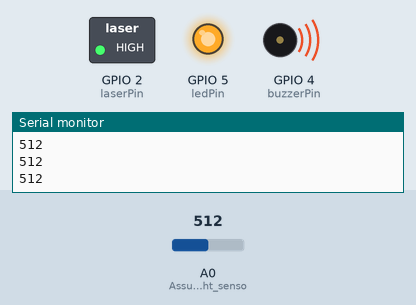
Simulated run of this sketch. Board: ESP8266 (NodeMCU). Shown: switched loads named in the sketch (green lamp = pin HIGH), output pins drawn as LEDs (lit = HIGH), buzzer (waves = sounding, pin HIGH), the last lines printed to the serial monitor. Inputs (shaded band) come from the test bench; at power-on: A0 (Assuming_your_light_senso) = 512. WiFi joins after 1.5 s; servers stay silent unless stated.

Above: at 3.0 s.
3.1 s: A0 (Assuming_your_light_senso) set to 785
4.6 s: A0 (Assuming_your_light_senso) set to 817
At 5.7 s:
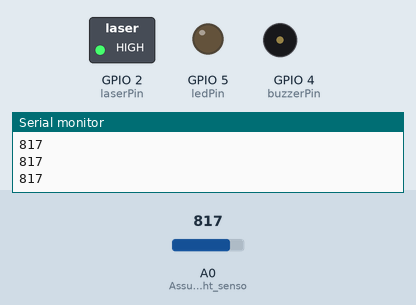
6.3 s: A0 (Assuming_your_light_senso) set to 790
At 7.0 s:
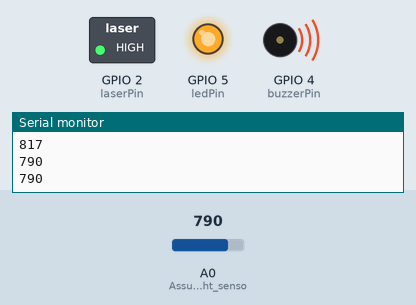
7.9 s: A0 (Assuming_your_light_senso) set to 810
At 9.4 s:
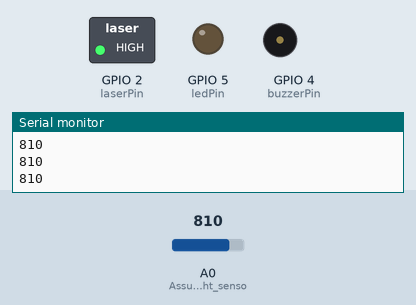
Timing chart, 0 to 10.4 s (numbered marks = the images above; inputs shaded):
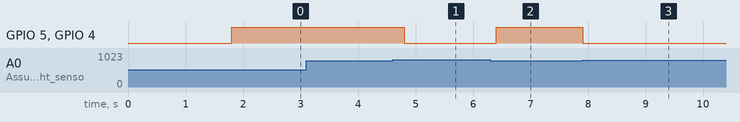

Measured:
- the behaviour switches between 800 and 801 on A0 (Assuming_your_light_senso) (found by bisection; images 0 and 1)
- after the input at 4.6 s, GPIO 5 (ledPin), GPIO 4 (buzzerPin): HIGH → LOW after 0.21 s
- after the input at 6.3 s, GPIO 5 (ledPin), GPIO 4 (buzzerPin): LOW → HIGH after 0.11 s
- after the input at 7.9 s, GPIO 5 (ledPin), GPIO 4 (buzzerPin): HIGH → LOW at once

The sketch:

security_system.ino
```cpp
// Програма з оповіщеннями у бот
#include <ESP8266WiFi.h>
#include <WiFiClientSecure.h>
#include <UniversalTelegramBot.h>
#include <ArduinoJson.h>

const char* ssid = "Kyivstar_XXXX";
const char* password = "XXXXXXXXX";

#define BOTtoken "XXXXXXXXXX:XXXXXXXXXXXXXXXXXXXXXXXXXXXXXXX"
#define CHAT_ID "XXXXXXXX"


WiFiClientSecure client;
UniversalTelegramBot bot(BOTtoken, client);

int sensorValue;
const int laserPin = 2;
const int ledPin = 5;
const int buzzerPin = 4;

void setup() {
  Serial.begin(115200);
  client.setInsecure();

  pinMode(laserPin, OUTPUT);
  pinMode(ledPin, OUTPUT);
  pinMode(buzzerPin, OUTPUT);

  pinMode(A0, INPUT);  // Assuming your light sensor is connected to A0

  WiFi.mode(WIFI_STA);
  WiFi.begin(ssid, password);

  while (WiFi.status() != WL_CONNECTED) {
    Serial.print(".");
    delay(500);
  }

  Serial.println("");
  Serial.println("WiFi соединение установлено");
  Serial.print("IP адрес: ");
  Serial.println(WiFi.localIP());

  bot.sendMessage(CHAT_ID, "СИСТЕМУ ОХОРОНИ АКТИВОВАНО", "");
}

void loop() {

  digitalWrite(laserPin, HIGH);

  sensorValue = analogRead(A0);
  Serial.println(sensorValue);


  if (sensorValue > 800) {
    digitalWrite(ledPin, LOW);
    digitalWrite(buzzerPin, LOW);


  } else {
    digitalWrite(ledPin, HIGH);
    digitalWrite(buzzerPin, HIGH);

        // Оповіщення про порушення сигналу світла
    bot.sendMessage(CHAT_ID, "Система зафіксувала порушення!", "");
  }

  delay(200);
}
```
